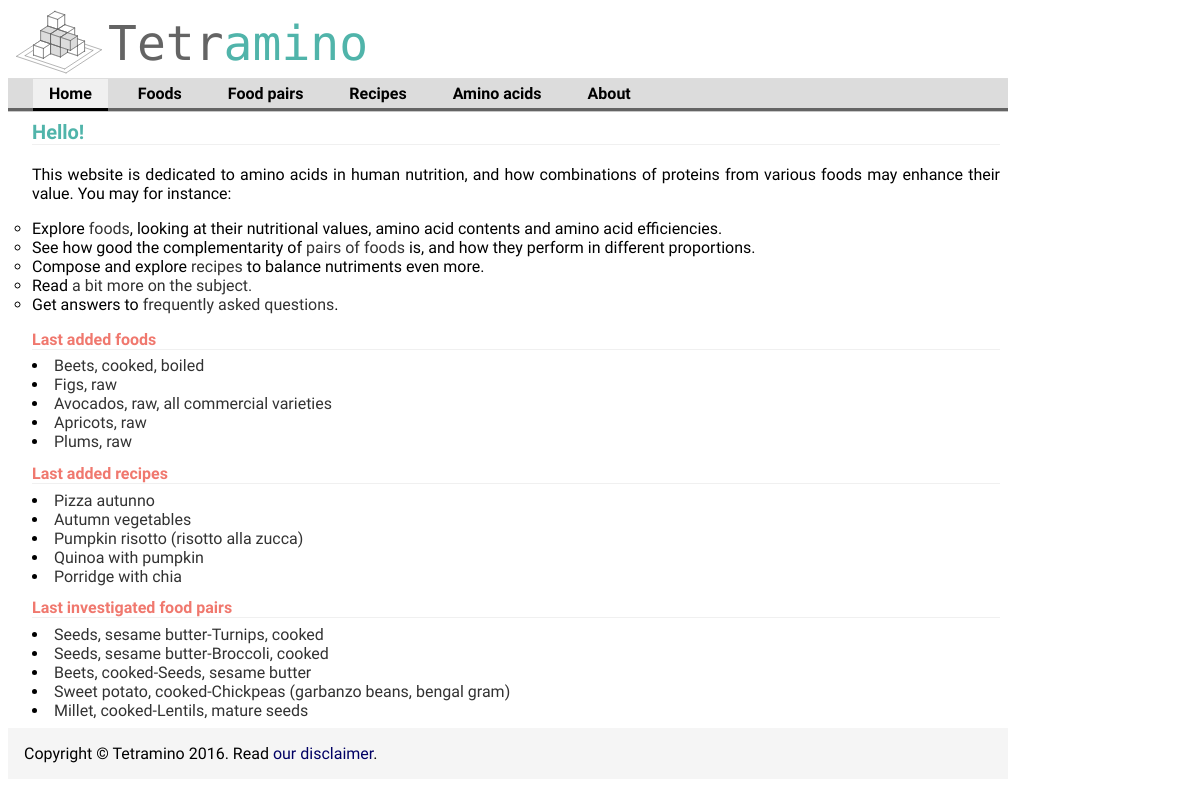
/, run on an earlier commit of the app's database.
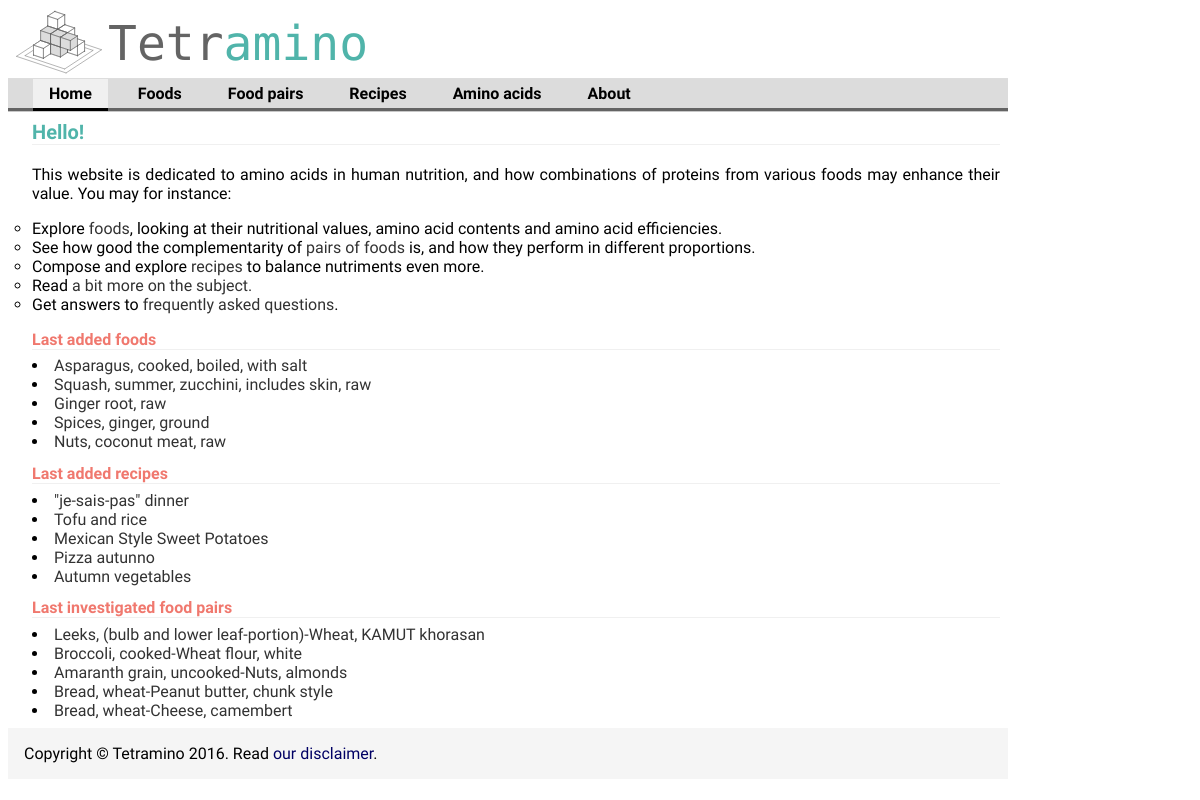
And on a later commit of the database.
### aminoApp/models.py (models this page shows, shortened)
class Food(models.Model):
    food_name = models.CharField(max_length=200)
    pub_date = models.DateTimeField('date added', null=True, blank=True,auto_now_add=True) #models.DateTimeField('date published',null=timezone.now())
    food_category = models.IntegerField(null=True)
    food_dbid = models.IntegerField(default=0)
    nutritional_value = models.ForeignKey('NutritionalValue', on_delete=models.CASCADE,null=True)
    efficiency = models.FloatField(null=True)
    food_description = models.TextField(null=True, blank=True)
    picture_file = models.CharField(max_length=200, null=True, blank=True)
    def getNameWithoutSaltInfo(self):
        unneededInfo = [', without salt',', solids and liquids',', drained']
        foodName = self.food_name
        for unneededStr in unneededInfo:
            foodName = foodName.replace(unneededStr,'')
        return foodName
    class Meta:
        ordering = ['food_name']

class Recipe(models.Model):
    title = models.CharField(max_length=255)
    description = models.TextField(null=True, blank=True)
    category = models.CharField(max_length=20, null=True, blank=True) # or a choice
    link = models.CharField(max_length=80, null=True, blank=True)
    date_added = models.DateTimeField('date added', null=True, blank=True,auto_now_add=True)
    efficiency = models.FloatField(null=True)

class FoodPair(models.Model):
    foodOneId = models.IntegerField()
    foodTwoId = models.IntegerField() #models.ForeignKey(Food)
    pair_name = models.CharField(max_length=30, null=True)
    bestEfficiency = models.FloatField(null=True)
    bestProportion = models.FloatField(null=True)
    angleAbsolute = models.FloatField(null=True)
    angleIncomplete = models.FloatField(null=True)

### aminoApp/views.py (the view)
# urls.py: url(r'^$', views.IndexView.as_view(), name='index'),
class IndexView(generic.ListView):
    template_name = 'aminoApp/index.html'
    context_object_name = 'latest_food_list'
    def get_queryset(self):
        return Food.objects.filter(
            pub_date__lte=timezone.now()
        ).order_by('-pub_date')[:5]
    def get_context_data(self, *args, **kwargs):
        context = super(IndexView, self).get_context_data(*args, **kwargs)
        context['lastest_recipe_list'] = Recipe.objects.order_by('-date_added')[:5]
        context['lastest_pair_list'] = FoodPair.objects.order_by('-pk')[:5]
        return context

### aminoApp/templates/aminoApp/index.html (shortened to what this page needs)
{% extends "aminoApp/base.html" %}
{% block section %}section-home{% endblock %}
{% block content %}
<h1>
   Hello!
</h1>
<p>This website is dedicated to amino acids in human nutrition, and how combinations of proteins from various foods may enhance their value.
You may for instance:
    <ul>
        <li>Explore <a href="/list-foods/">foods</a>, looking at their nutritional values, amino acid contents and amino acid efficiencies.</li>
        <li>See how good the complementarity of <a href="/choose-pair/">pairs of foods</a> is, and how they perform in different proportions.</li>
        <li>Compose and explore <a href="/recipe-table/">recipes</a> to balance nutriments even more.</li>
        <li>Read <a href="/about/">a bit more on the subject.</a></li>
        <li>Get answers to <a href="/questions-answers/">frequently asked questions</a>.</li>
    </ul>
</p>
<div>
    <h2>Last added foods</h2>
    {% for food in object_list %}
        <li><a href="/showFood/{{ food.food_dbid }}">{{ food.getNameWithoutSaltInfo }}</a></li>
    {% empty %}
        <li>No food.</li>
    {% endfor %}
</div>
<div>
    <h2>Last added recipes</h2>
    {% for recipe in lastest_recipe_list %}
        <li><a href="/showRecipe/{{ recipe.pk}}">{{ recipe.title }}</a></li>
    {% empty %}
        <li>No recipe.</li>
    {% endfor %}
</div>
<div>
    <h2>Last investigated food pairs</h2>
    {% for pair in lastest_pair_list %}
        <li><a href="/inspectLoadedFoodPair/{{ pair.pk}}">{{ pair.pair_name }}</a></li>
    {% empty %}
        <li>No food pair.</li>
    {% endfor %}
</div>
{% endblock %}

What changed in the data, as far as the page shows it:
no longer on this page (row unchanged): Food: getNameWithoutSaltInfo "Beets, cooked, boiled"
no longer on this page (row unchanged): Food: getNameWithoutSaltInfo "Figs, raw"
no longer on this page (row unchanged): Food: getNameWithoutSaltInfo "Avocados, raw, all commercial varieties"
no longer on this page (row unchanged): Food: getNameWithoutSaltInfo "Apricots, raw"
no longer on this page (row unchanged): Food: getNameWithoutSaltInfo "Plums, raw"
no longer on this page (row unchanged): Recipe: title "Pumpkin risotto (risotto alla zucca)"
no longer on this page (row unchanged): Recipe: title "Quinoa with pumpkin"
no longer on this page (row unchanged): Recipe: title "Porridge with chia"
no longer on this page (row unchanged): FoodPair: pair_name "Seeds, sesame butter-Turnips, cooked"
no longer on this page (row unchanged): FoodPair: pair_name "Seeds, sesame butter-Broccoli, cooked"
no longer on this page (row unchanged): FoodPair: pair_name "Beets, cooked-Seeds, sesame butter"
no longer on this page (row unchanged): FoodPair: pair_name "Sweet potato, cooked-Chickpeas (garbanzo beans, bengal gram)"
no longer on this page (row unchanged): FoodPair: pair_name "Millet, cooked-Lentils, mature seeds"
added Food: getNameWithoutSaltInfo "Asparagus, cooked, boiled, with salt"
added Food: getNameWithoutSaltInfo "Squash, summer, zucchini, includes skin, raw"
added Food: getNameWithoutSaltInfo "Ginger root, raw"
added Food: getNameWithoutSaltInfo "Spices, ginger, ground"
added Food: getNameWithoutSaltInfo "Nuts, coconut meat, raw"
added Recipe: title "\"je-sais-pas\" dinner"
added Recipe: title "Tofu and rice"
added Recipe: title "Mexican Style Sweet Potatoes"
added FoodPair: pair_name "Leeks, (bulb and lower leaf-portion)-Wheat, KAMUT khorasan"
added FoodPair: pair_name "Broccoli, cooked-Wheat flour, white"
added FoodPair: pair_name "Amaranth grain, uncooked-Nuts, almonds"
added FoodPair: pair_name "Bread, wheat-Peanut butter, chunk style"
added FoodPair: pair_name "Bread, wheat-Cheese, camembert"
